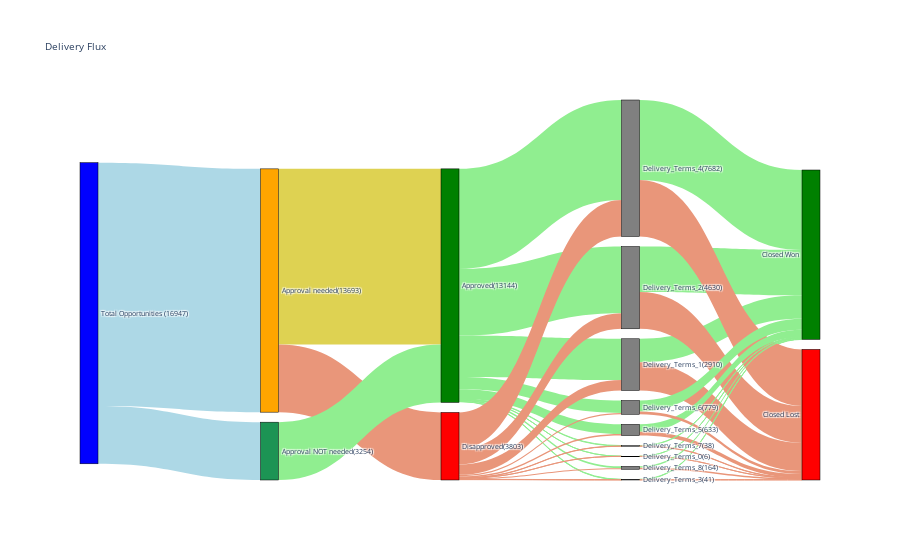

Notebook cell for this chart:
### Code cell
TOT = 0
AN = 1
NAN = 2
A = 3
D = 4
DT0 = 5
DT1 = 6
DT2 = 7
DT3 = 8
DT4 = 9
DT5 = 10
DT6 = 11
DT7 = 12
DT8 = 13
WON = 14
LOST = 15


fig = go.Figure(data=[go.Sankey(
    node = dict(
      pad = 10,
      thickness = 18,
      line = dict(color = "black", width = 0.5),
      label = ["Total Opportunities (16947)","Approval needed(13693)", "Approval NOT needed(3254)",  "Approved(13144)", "Disapproved(3803)",
               "Delivery_Terms_0(6)", "Delivery_Terms_1(2910)", "Delivery_Terms_2(4630)", "Delivery_Terms_3(41)", "Delivery_Terms_4(7682)", "Delivery_Terms_5(633)", "Delivery_Terms_6(779)", "Delivery_Terms_7(38)", "Delivery_Terms_8(164)","Closed Won", "Closed Lost"],
      color = ["BLUE", "orange", "#1c9454", "GREEN","RED","green", "gray","gray","gray","gray","gray","gray","gray","gray","green","red"],
    ),
    link = dict(
      source = [TOT, TOT,   AN,   AN,     NAN,      A,A,A,A,A,A,A,A,A,                        D,D,D,D,D,D,D,D,D,                         DT0,DT0,  DT1,DT1,     DT2,DT2,   DT3,DT3,   DT4,DT4,  DT5,DT5,    DT6,DT6, DT7,DT7,DT8,DT8], # indices correspond to labels, eg A1, A2, A2, B1, ...
      target = [NAN, AN,    A,    D,      A,        DT0,DT1,DT2,DT3,DT4,DT5,DT6,DT7,DT8,      DT0,DT1,DT2,DT3,DT4,DT5,DT6,DT7,DT8,       WON,LOST, WON,LOST,    WON,LOST,  WON,LOST,  WON,LOST, WON,LOST,   WON,LOST,WON,LOST,WON,LOST],
      value = [3254, 13693, 9890, 3803,   3254,     3,2325,3754,25,5629,538,700,25,102,       3,585,876,16,2053,95,79,13,62,             4,2,     1325,1585,    2555,2075, 20,21,     4496,3186, 419,214,     613,166, 21,17,  80,84  ],
      color = ["lightblue", "lightblue", "#ded252", "darksalmon",
               "lightgreen","lightgreen","lightgreen","lightgreen","lightgreen","lightgreen","lightgreen","lightgreen","lightgreen","lightgreen",
               "darksalmon","darksalmon","darksalmon","darksalmon","darksalmon","darksalmon","darksalmon","darksalmon","darksalmon",
                "lightgreen","darksalmon", "lightgreen","darksalmon", "lightgreen","darksalmon", "lightgreen","darksalmon", "lightgreen","darksalmon", "lightgreen","darksalmon", "lightgreen","darksalmon", "lightgreen","darksalmon","lightgreen","darksalmon",],

  ))])

fig.update_layout(title_text="Delivery Flux", font_size=7)
fig.show()

### Figure 1 — Plotly figure (JSON) as saved in the notebook; plotly's stock layout.template omitted (floating-point values rounded to 4 significant figures)
{"data": [{"link": {"color": ["lightblue", "lightblue", "#ded252", "darksalmon", "lightgreen", "lightgreen", "lightgreen", "lightgreen", "lightgreen", "lightgreen", "lightgreen", "lightgreen", "lightgreen", "lightgreen", "darksalmon", "darksalmon", "darksalmon", "darksalmon", "darksalmon", "darksalmon", "darksalmon", "darksalmon", "darksalmon", "lightgreen", "darksalmon", "lightgreen", "darksalmon", "lightgreen", "darksalmon", "lightgreen", "darksalmon", "lightgreen", "darksalmon", "lightgreen", "darksalmon", "lightgreen", "darksalmon", "lightgreen", "darksalmon", "lightgreen", "darksalmon"], "source": [0, 0, 1, 1, 2, 3, 3, 3, 3, 3, 3, 3, 3, 3, 4, 4, 4, 4, 4, 4, 4, 4, 4, 5, 5, 6, 6, 7, 7, 8, 8, 9, 9, 10, 10, 11, 11, 12, 12, 13, 13], "target": [2, 1, 3, 4, 3, 5, 6, 7, 8, 9, 10, 11, 12, 13, 5, 6, 7, 8, 9, 10, 11, 12, 13, 14, 15, 14, 15, 14, 15, 14, 15, 14, 15, 14, 15, 14, 15, 14, 15, 14, 15], "value": [3254, 13693, 9890, 3803, 3254, 3, 2325, 3754, 25, 5629, 538, 700, 25, 102, 3, 585, 876, 16, 2053, 95, 79, 13, 62, 4, 2, 1325, 1585, 2555, 2075, 20, 21, 4496, 3186, 419, 214, 613, 166, 21, 17, 80, 84]}, "node": {"color": ["BLUE", "orange", "#1c9454", "GREEN", "RED", "green", "gray", "gray", "gray", "gray", "gray", "gray", "gray", "gray", "green", "red"], "label": ["Total Opportunities (16947)", "Approval needed(13693)", "Approval NOT needed(3254)", "Approved(13144)", "Disapproved(3803)", "Delivery_Terms_0(6)", "Delivery_Terms_1(2910)", "Delivery_Terms_2(4630)", "Delivery_Terms_3(41)", "Delivery_Terms_4(7682)", "Delivery_Terms_5(633)", "Delivery_Terms_6(779)", "Delivery_Terms_7(38)", "Delivery_Terms_8(164)", "Closed Won", "Closed Lost"], "line": {"color": "black", "width": 0.5}, "pad": 10, "thickness": 18}, "type": "sankey"}], "layout": {"font": {"size": 7}, "title": {"text": "Delivery Flux"}}}
